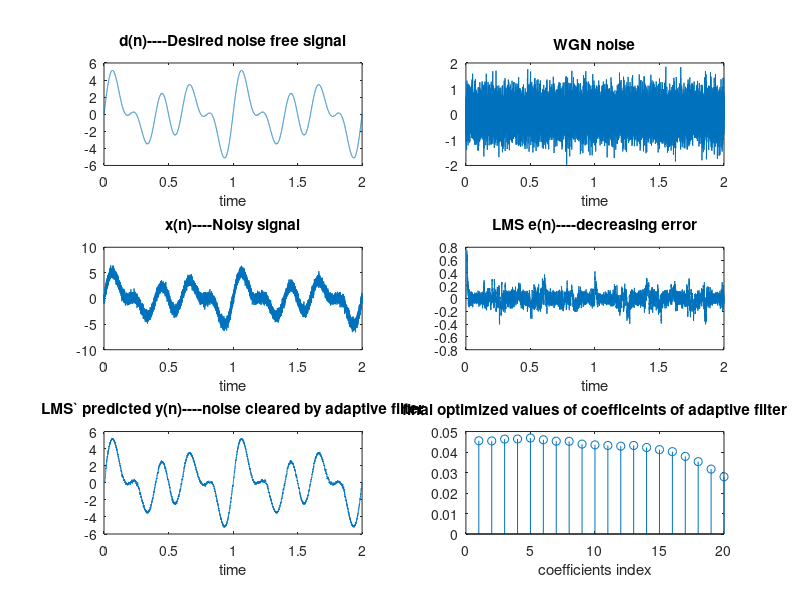

The MATLAB source for this figure:
clc;
close all;
clear all;
%% single frequency signal + white noise
f=[2 3 5]; % frequency of the refernce signal
fs = 8000; %sampling Frequency
T=2; % length of signal in sec
t = 0:1/fs:T-(1/fs); % Time vector of 5 seconds = Fs*5 = 40000 samples
%white Guassian Noise(M,N,P)------{MxN matrix of WGN, P is power in dBW}
A=5; % noise amplitude
noise = A*wgn(1, length(t),-20)'; % 1x40000 noise of power -20dBW
% d is the reference synthesized sinusoid signal(nois free)
d=zeros(length(t),1);
for i=1:1:length(f)
    Q = 2*sin(2*pi*t*f(i))'; 
    d=d+Q;
    clear Q
end
% x is the input signal
x = noise + d; % noisy signal
    
mu =  0.001; % controls the speed of the coefficients(adaptive filter) change.
M = 20; % order of adaptive filter
%%
%%LMS
Ns = length(d); %length of desired signal in samples
xx = zeros(M,1); % intializing 
w1 = zeros(M,1);
y_predicted = zeros(Ns,1);
e = zeros(Ns,1);
tic % timer start
for n = 1:Ns
    xx = [xx(2:M);x(n)];
    y_predicted(n) = w1' * xx;
    e(n) = d(n) - y_predicted(n); % calculating error 
    w1 = w1 + mu * e(n) * xx; % (gradient descent or mean square) to calculate new better weights
    w(:,n) = w1; % updating new optimized weights
end
toc %timer stops
%%
%%plot and compare
figure()
subplot(3,2,1)
plot([1:length(d)]/fs,d);
xlabel('time');
title('d(n)----Desired noise free signal');

subplot(3,2,2)
plot([1:length(noise)]/fs,noise);
xlabel('time');
title('WGN noise');

subplot(3,2,3)
plot([1:length(x)]/fs,x);
xlabel('time');
title('x(n)----Noisy signal');

subplot(3,2,4)
plot([1:length(e)]/fs,e);
xlabel('time');
title('LMS e(n)----decreasing error');

subplot(3,2,5)
plot([1:length(y_predicted)]/fs,y_predicted);
xlabel('time');
title('LMS` predicted y(n)----noise cleared by adaptive filter');

subplot(3,2,6)
stem(1:1:M,w1);
xlabel('coefficients index');
title('final optimized values of coefficeints of adaptive filter');
w1